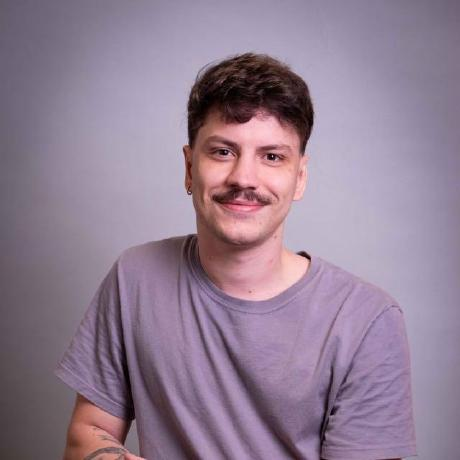
#> input picture assets/foto.png, 460 x 460 px, found by its file name
$ python preparar_foto.py
#> lines starting #> are read from the running program, lines starting #| are printed output that depends on the picture
# Roda uma vez, localmente (precisa de opencv): realca olhos/detalhes do rosto
# e salva assets/foto_ascii.png, que o gerar.py usa no lugar da foto original.
import cv2
g = cv2.cvtColor(cv2.imread("assets/foto.png"), cv2.COLOR_BGR2GRAY)
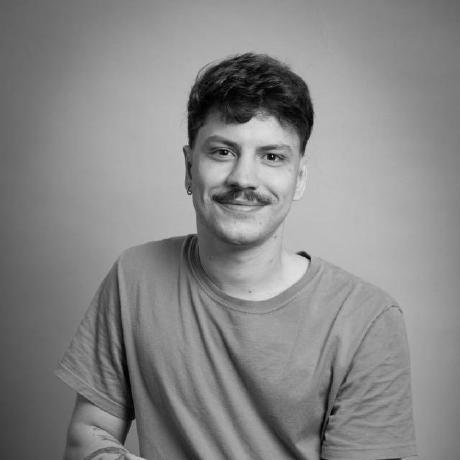
#> g: shape (460, 460); min 0, max 226, mean 135.1
g = cv2.createCLAHE(clipLimit=3.0, tileGridSize=(6, 6)).apply(g)
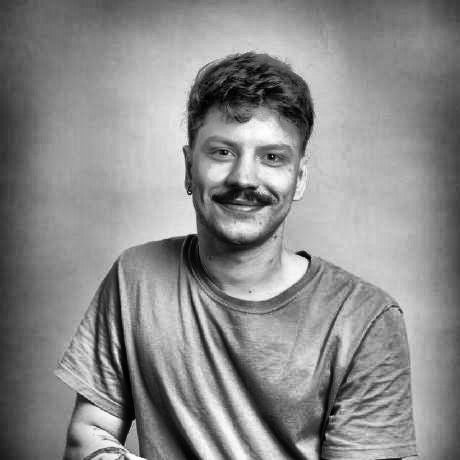
#> g: shape (460, 460); min 0, max 254, mean 138.9
cv2.imwrite("assets/foto_ascii.png", g)
print("ok")
